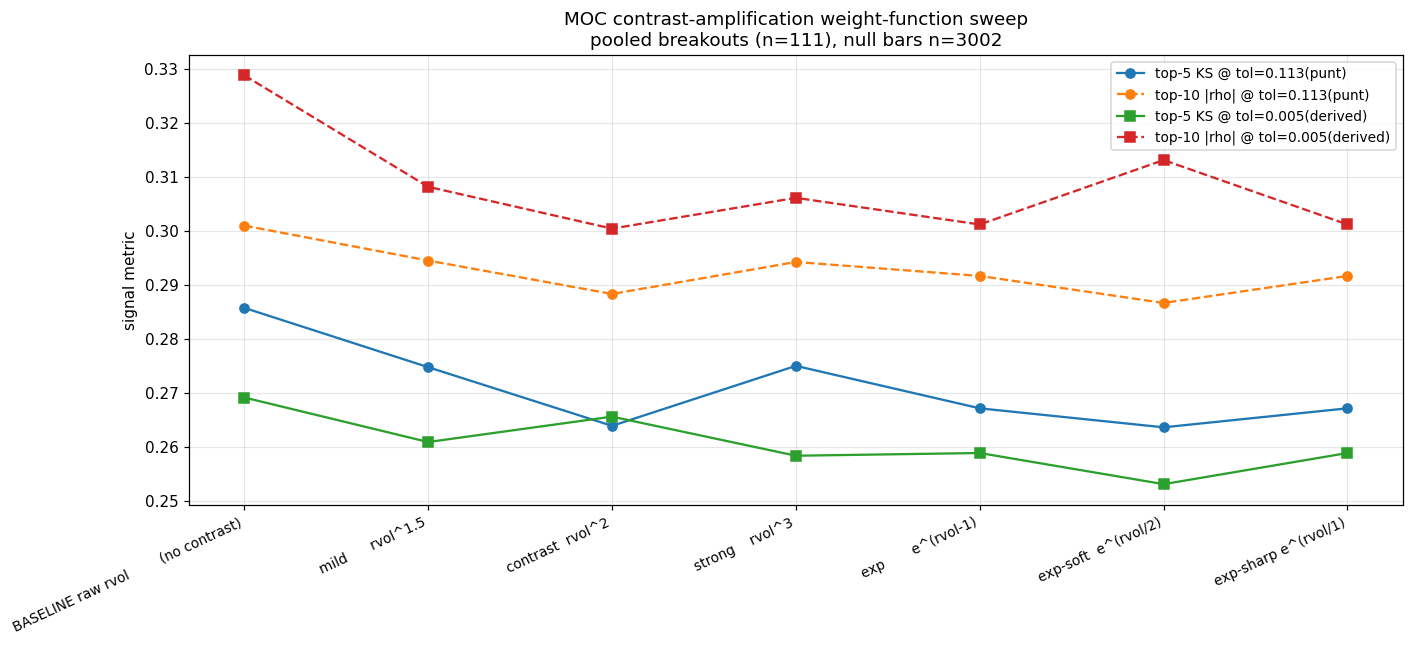

Python code for this plot:
"""Test whether amplifying-contrast weight functions strengthen MOC signal.

Under-tested direction: weight functions that disproportionately reward
high-RVOL contributors (exponentials + power laws). Prior comparison only
tried linear/mild formulas and one shifted-quadratic.

Tested at two tolerances so contrast effect isn't masked by tolerance.
"""
import os
import pickle
import sys
import random
from collections import defaultdict

import matplotlib
matplotlib.use("Agg")
import matplotlib.pyplot as plt
import numpy as np

HERE = os.path.dirname(os.path.abspath(__file__))
if HERE not in sys.path:
    sys.path.insert(0, HERE)

from moc_usefulness_test import (
    CACHE_OHLCV, SETUP_CLASSES, EXPR_NAMES, FORWARD_WINDOWS, RANDOM_SEED,
    load_examples, resolve_signal_bar, get_dates, sample_universe_nulls,
    compute_forward_outcomes, compute_adrp20,
)
from moc_parameter_tuning import evaluate_formula


def main():
    rng = random.Random(RANDOM_SEED)
    np.random.seed(RANDOM_SEED)

    with open(CACHE_OHLCV, "rb") as f:
        daily_cache = pickle.load(f)

    all_examples = load_examples()
    breakouts = [(s, t, d) for s, t, d in all_examples if s in SETUP_CLASSES]

    resolved = []
    for setup, ticker, entry_date in breakouts:
        if ticker not in daily_cache:
            continue
        df = daily_cache[ticker]
        sb = resolve_signal_bar(df, entry_date)
        if sb is None:
            continue
        high = df["high"].values.astype(float)
        low = df["low"].values.astype(float)
        close = df["close"].values.astype(float)
        adrp = compute_adrp20(high, low)
        outcomes = compute_forward_outcomes(high, low, close, sb, adrp)
        resolved.append({"setup": setup, "ticker": ticker,
                         "entry_date": entry_date, "signal_bar": sb,
                         "outcomes": outcomes})

    signal_dates = []
    for r in resolved:
        dates = get_dates(daily_cache[r["ticker"]])
        if dates is not None:
            signal_dates.append(dates[r["signal_bar"]])
    date_range = (min(signal_dates), max(signal_dates))
    example_tickers = {r["ticker"] for r in resolved}
    null_pairs = sample_universe_nulls(daily_cache, example_tickers,
                                       date_range, rng)
    outcome_names = list(FORWARD_WINDOWS) + ["mfe_10bar", "mae_10bar",
                                             "cap_eff_10bar"]

    variants = [
        ("BASELINE raw rvol        (no contrast)", lambda r: r),
        ("mild      rvol^1.5",                      lambda r: r ** 1.5),
        ("contrast  rvol^2",                        lambda r: r ** 2),
        ("strong    rvol^3",                        lambda r: r ** 3),
        ("exp       e^(rvol-1)",                    lambda r: np.exp(r - 1)),
        ("exp-soft  e^(rvol/2)",                    lambda r: np.exp(r / 2)),
        ("exp-sharp e^(rvol/1)",                    lambda r: np.exp(r)),
    ]

    punt_tol = float(np.sqrt(1 / 78))
    tols_to_test = [("tol=0.113(punt)", punt_tol),
                    ("tol=0.005(derived)", 0.005)]

    print(f"n_examples={len(resolved)}, n_null={len(null_pairs)}\n")
    all_results = []
    for tol_name, tol in tols_to_test:
        print(f"=== {tol_name} (tol={tol:.4f}) ===")
        for v_name, wfn in variants:
            res = evaluate_formula(f"{v_name} @ {tol_name}",
                                   tol, wfn, 1.0,
                                   daily_cache, resolved, null_pairs,
                                   outcome_names)
            res["variant"] = v_name
            res["tol_name"] = tol_name
            res["tol"] = tol
            all_results.append(res)
        print()

    # Summary table
    print("\n=== RANKED BY COMBINED (top5 KS + top10 |rho|) ===")
    print(f"  {'variant':<40s}  {'tol':>8s}  {'KS':>6s}  {'|rho|':>7s}  {'sum':>6s}")
    for r in sorted(all_results,
                    key=lambda x: -(x["top5_ks"] + x["top10_abs_rho"])):
        print(f"  {r['variant']:<40s}  {r['tol']:>8.4f}  "
              f"{r['top5_ks']:>6.3f}  {r['top10_abs_rho']:>7.3f}  "
              f"{r['top5_ks'] + r['top10_abs_rho']:>6.3f}")

    # Summary plot: lines for KS and |rho| vs variant, one series per tolerance
    fig, ax = plt.subplots(figsize=(13, 6))
    variant_names = [v for v, _ in variants]
    x = np.arange(len(variant_names))

    for tol_name, tol in tols_to_test:
        ks = [r["top5_ks"] for r in all_results
              if r["tol_name"] == tol_name]
        rho = [r["top10_abs_rho"] for r in all_results
               if r["tol_name"] == tol_name]
        marker = "o" if "punt" in tol_name else "s"
        ax.plot(x, ks, marker=marker, linestyle="-",
                label=f"top-5 KS @ {tol_name}")
        ax.plot(x, rho, marker=marker, linestyle="--",
                label=f"top-10 |rho| @ {tol_name}")

    ax.set_xticks(x)
    ax.set_xticklabels(variant_names, rotation=25, ha="right", fontsize=9)
    ax.set_ylabel("signal metric")
    ax.set_title("MOC contrast-amplification weight-function sweep\n"
                 f"pooled breakouts (n={len(resolved)}), "
                 f"null bars n={len(null_pairs)}")
    ax.grid(True, alpha=0.3)
    ax.legend(fontsize=9, loc="best")
    fig.tight_layout()
    out_path = os.path.join(HERE, "moc_contrast_weight.png")
    fig.savefig(out_path, dpi=110, bbox_inches="tight")
    plt.close(fig)
    print(f"\nSaved: {out_path}")


if __name__ == "__main__":
    main()
